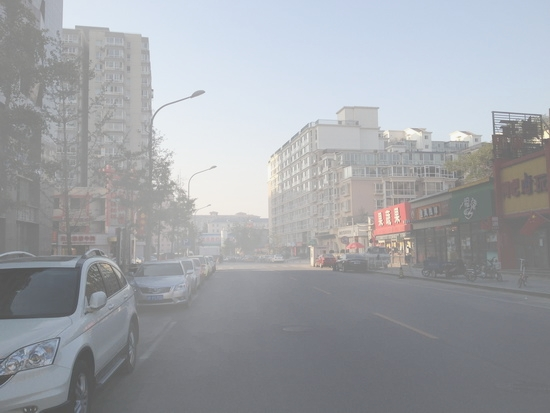
#> input picture images/0288_0.95_0.2.jpg, 550 x 413 px
$ python -i visibility_restoration.py   (imports and definitions only)   (Python 2 division)
#> lines starting #> are read from the running program, lines starting #| are printed output that depends on the picture
#> in visibilityRestore, img is the input picture: shape (413, 550, 3); mean B, G, R 168.1, 163.5, 160.9
import cv2
import numpy as np
from PIL import Image
from PIL import ImageFilter

def colorCorrect(img,u):
    '''
    perform color correction on BGR image (details in report)
    :param img: BGR Image
    :return: color corrected BGR image
    '''
    img = np.float64(img) / 255
    B_rmse = np.std(img[:,:,0])
    G_rmse = np.std(img[:,:,1])
    R_rmse = np.std(img[:,:,2])

    B_max = np.mean(img[:,:,0]) + u * B_rmse
    G_max = np.mean(img[:,:,1]) + u * G_rmse
    R_max = np.mean(img[:,:,2]) + u * R_rmse

    B_min = np.mean(img[:,:,0]) - u * B_rmse
    G_min = np.mean(img[:,:,1]) - u * G_rmse
    R_min = np.mean(img[:,:,2]) - u * R_rmse

    B_cr = (img[:,:,0]  - B_min) / (B_max - B_min)
    G_cr = (img[:,:,1]  - G_min) / (G_max - G_min)
    R_cr = (img[:,:,2]  - R_min) / (R_max - R_min)

    img_CR = cv2.merge([B_cr,G_cr,R_cr]) *255
    img_CR = np.clip(img_CR,0,255)
    img_CR = np.uint8(img_CR)

    return img_CR


def getMinChannel(img):
    '''
    get local min of single-channel image
    :param img: single-channel Image
    :return: local-min image that has the same shape as the input image
    '''
	imgGray = np.zeros((img.shape[0],img.shape[1]),np.float32)
	for i in range(img.shape[0]):
		for j in range(img.shape[1]):
			localMin = 255
			for k in range(2):
				if img.item((i,j,k)) < localMin:
					localMin = img.item((i,j,k))
			imgGray[i,j] = localMin
	return imgGray


def whiteBalance(img):
    '''
    perform white balancing on BGR Image (details in report)
    :param img: BGR Image
    :return: white balanced BGR image
    '''
    B, G, R = np.double(img[:, :, 0]), np.double(img[:, :, 1]), np.double(img[:, :, 2])
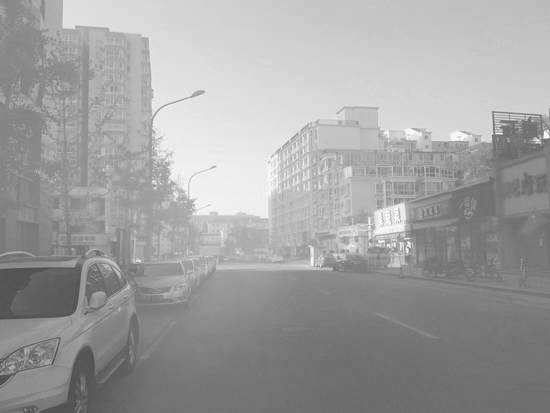
#> R: shape (413, 550) float64; min 73, max 255, mean 160.9
    B_ave, G_ave, R_ave = np.mean(B), np.mean(G), np.mean(R)
#> B_ave = 168.1; G_ave = 163.5; R_ave = 160.9
    K = (B_ave + G_ave + R_ave) / 3
#> K = 164.2
    Kb, Kg, Kr = K / B_ave, K / G_ave, K / R_ave
#> Kb = 0.977; Kg = 1; Kr = 1.02
    Ba = (B * Kb)
    Ga = (G * Kg)
    Ra = (R * Kr)

    for i in range(len(Ba)):
        for j in range(len(Ba[0])):
            Ba[i][j] = 255 if Ba[i][j] > 255 else Ba[i][j]
            Ga[i][j] = 255 if Ga[i][j] > 255 else Ga[i][j]
            Ra[i][j] = 255 if Ra[i][j] > 255 else Ra[i][j]
#> Ra: shape (413, 550) float64; min 74.49, max 255, mean 164.2

    # print(np.mean(Ba), np.mean(Ga), np.mean(Ra))
    dst_img = np.uint8(np.zeros_like(img))
    dst_img[:, :, 0] = Ba
    dst_img[:, :, 1] = Ga
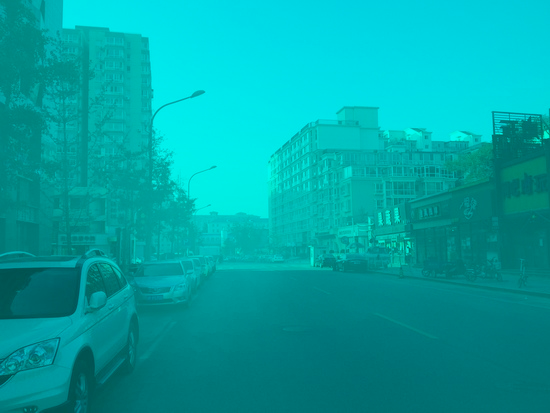
#> dst_img: shape (413, 550, 3); mean of channels 0, 1, 2 163.7, 163.5, 0; drawn as B, G, R
    dst_img[:, :, 2] = Ra
    return dst_img


def visibilityRestore(img_path, s_v = 5, p = 0.95, color_correct = True):
    '''
    full pipeline of visibility restoration algorithm
    :param img_path: path to BGR Image
    :param s_v: Median filters' kernel size
    :param p: interpreted as the "percentage" of fog to be filtered, ranged 0 to 1, the higher, the
    higher the effect of restoration.
    :param color_correct: Boolean, whether to apply color correcting on the result image or not.
    :return: restored BGR image
    '''
    img = cv2.imread(img_path)

    img_wb =whiteBalance(img)

    W = getMinChannel(img_wb)

    A = cv2.medianBlur(np.uint8(W),s_v)
    B = W - A
    B = np.abs(B)
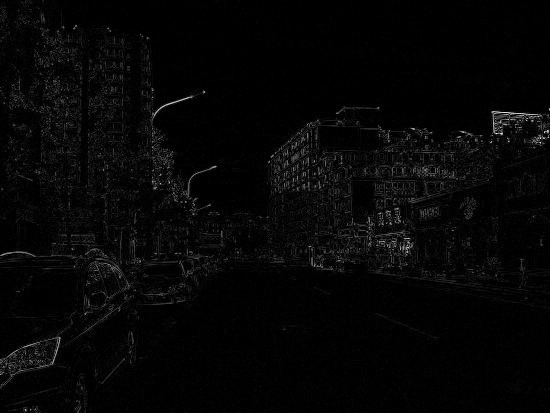
#> B: shape (413, 550) float32; min 0, max 89, mean 2.3; drawn with min black and max white
    B = A - cv2.medianBlur(np.uint8(B),s_v)
    max_255_img = np.ones(B.shape,dtype = np.uint8 ) * 255
    min_t = cv2.merge([np.uint8(p*B),np.uint8(W),max_255_img])
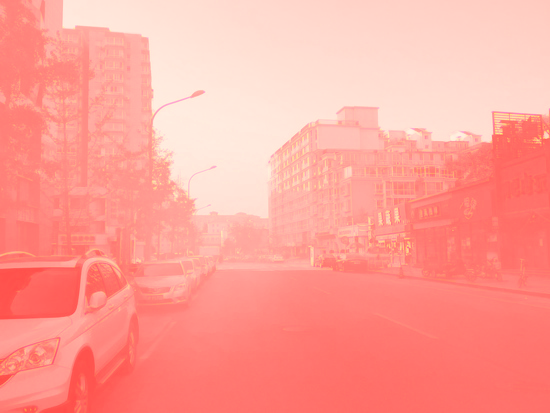
#> min_t: shape (413, 550, 3); mean of channels 0, 1, 2 150.8, 161, 255; drawn as B, G, R
    min_t = getMinChannel(min_t)
    min_t[min_t<0] = 0
    V = np.uint8(min_t)
    # V = cv2.blur(V,(5,5))

    V = np.float32(V) / 255

    R_dehazy = np.zeros((V.shape[0],V.shape[1],3), dtype=np.float32)

    img_wb = np.float32(img_wb) / 255

    for i in range(3):
        R_dehazy[:,:,i] = (img_wb[:,:,i] - V) / (1 - V)
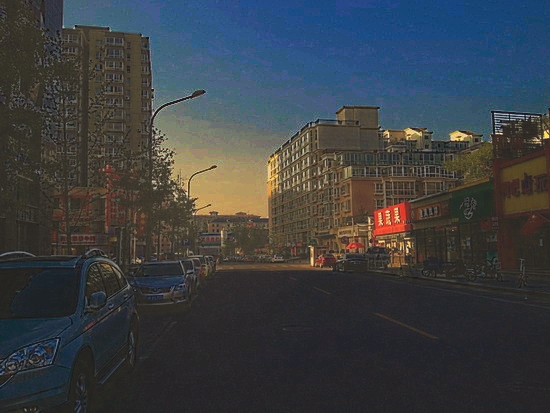
#> R_dehazy: shape (413, 550, 3) float32; mean of channels 0, 1, 2 0.179, 0.162, 0.144; drawn with min black and max white
    R_dehazy = R_dehazy / R_dehazy.max()

    R_dehazy = np.clip(R_dehazy,0,1)
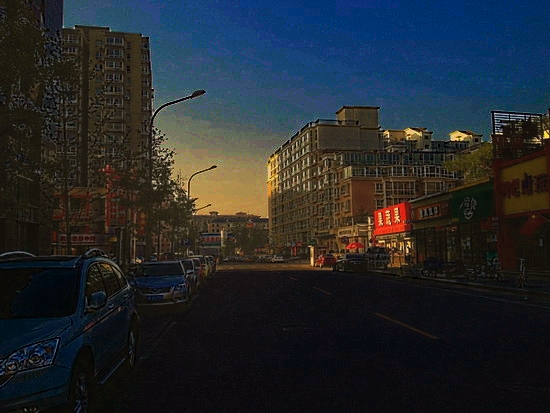
#> R_dehazy: shape (413, 550, 3) float32; mean of channels 0, 1, 2 0.179, 0.162, 0.144; drawn as B, G, R
    R_dehazy = np.uint8(R_dehazy*255)

    if color_correct:
        R_dehazy = colorCorrect(R_dehazy,2)
#> in colorCorrect, `B_rmse = np.std(img[:,:,0])`: B_rmse = 0.157
#> in colorCorrect, `G_rmse = np.std(img[:,:,1])`: G_rmse = 0.126
#> in colorCorrect, `R_rmse = np.std(img[:,:,2])`: R_rmse = 0.147
#> in colorCorrect, `B_max = np.mean(img[:,:,0]) + u * B_rmse`: B_max = 0.492
#> in colorCorrect, `G_max = np.mean(img[:,:,1]) + u * G_rmse`: G_max = 0.412
#> in colorCorrect, `R_max = np.mean(img[:,:,2]) + u * R_rmse`: R_max = 0.437
#> in colorCorrect, `B_min = np.mean(img[:,:,0]) - u * B_rmse`: B_min = -0.137
#> in colorCorrect, `G_min = np.mean(img[:,:,1]) - u * G_rmse`: G_min = -0.093
#> in colorCorrect, `R_min = np.mean(img[:,:,2]) - u * R_rmse`: R_min = -0.152
#> in colorCorrect, `img_CR = np.clip(img_CR,0,255)`:
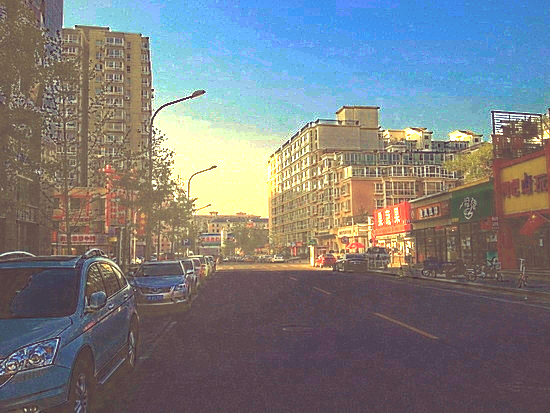
#> img_CR: shape (413, 550, 3) float64; mean B, G, R 127.3, 124.7, 123.3

    return R_dehazy

>>> result = visibilityRestore('images/0288_0.95_0.2.jpg')
